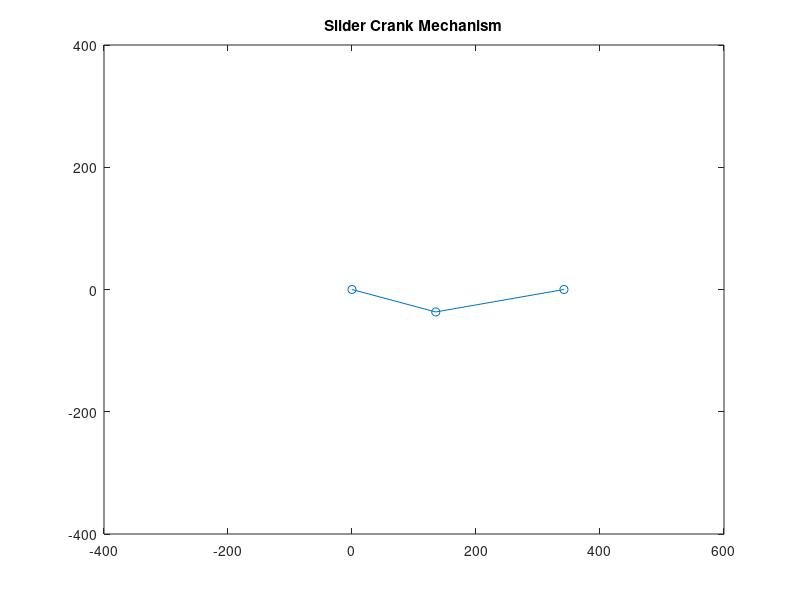

This figure's MATLAB source:
% Ryerson University
% Adit Mistry

close all
clear all
clc

%% SET UP

r2 = 140;
r3 = 210;

% Set up for animation
figure
axis (gca, 'equal');
axis ([-400 600 -400 400])

zz(3,:) = [0, 0];

% Angles
th2 = deg2rad (0:20:720);

% Angluar speed
om2 = 1;

%% LOOP

% i is the time to run the animation for
for i = 1:500
    
    
    th1 = om2*(i/10);
    aph = asin((r2*sin(th1))/(r3));
    
    % Distance between Slider and stationary point 
    r1 = ((r2*cos(th1)) + (r3*cos(aph)));
    
    % Positions of links and joints
    zz(1,:) = [r1, 0];
    zz(2,:) = [r2*cos(th1), r2*sin(th1)];
    
    % Plot the results
    plot (zz(:,1), zz(:,2), 'o-')
    title ('Slider Crank Mechanism')
    axis ([-400 600 -400 400])
    pause (0.01)

end
